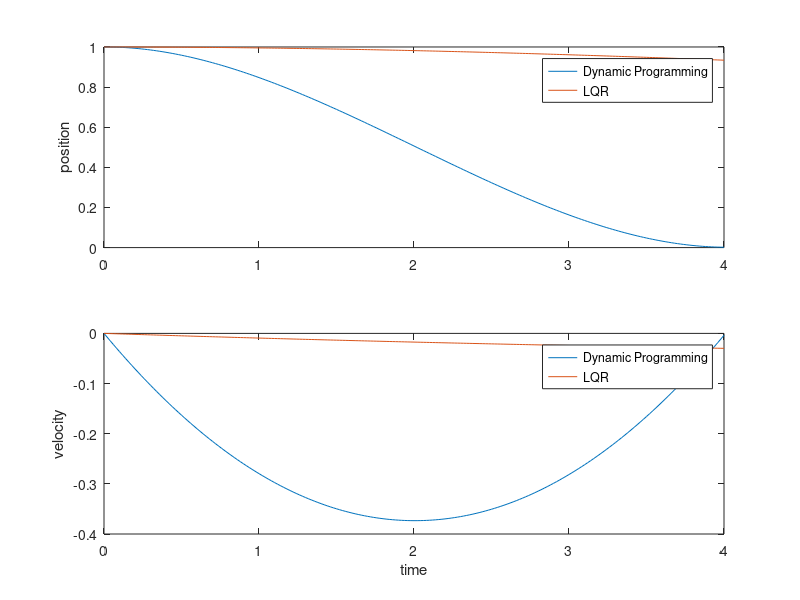

MATLAB code to generate this figure:
clc
close all
clear all 

%define time and steps
t_f = 4;
dt = 0.02;
t_dis = 0:dt:t_f;
N = length(t_dis);

%define cost function
S{N} = 100*eye(2);
R = dt;
Q = .0001*eye(2)*dt;
K{N} = [0 0];
K_norm(N)=0;

%define plant dynamics
A = [1 0.02;0 1];
B = [0 ;0.02];

for i = N-1:-1:1
    K{i} = inv(R + B'*S{i+1}*B)*B'*S{i+1}*A;
    S{i} = Q + K{i}'*R*K{i} + (A-B*K{i})'*S{i+1}*(A-B*K{i});
    K_norm(i) = norm(K{i});
end

X(:,1) = [1;0];
X_dlqr(:,1) = [1;0];
P_dlqr = dare(A,B,Q,R);
K_dlqr = inv(R)*B'*P_dlqr;

for i = 1:N-1
    u(i) = -K{i}*X(:,i);
    X(:,i+1) = A * X(:,i) + B*u(i);
    X_dlqr(:,i+1) = A * X_dlqr(:,i) - B*K_dlqr*X_dlqr(:,i) ;

end

figure;
subplot(2,1,1)
plot(t_dis,X(1,:),t_dis,X_dlqr(1,:))
legend('Dynamic Programming','LQR')
ylabel('position')
subplot(2,1,2)
plot(t_dis,X(2,:),t_dis,X_dlqr(2,:))
legend('Dynamic Programming','LQR')
ylabel('velocity')
xlabel('time')